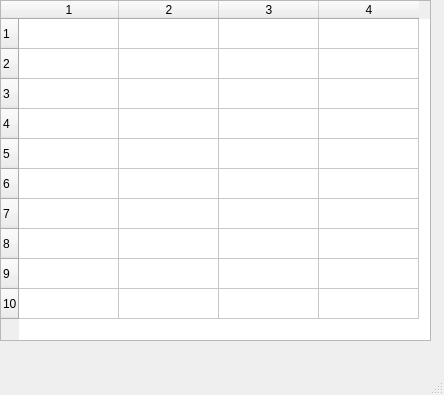
<?xml version="1.0" encoding="UTF-8"?>
<ui version="4.0">
 <class>MainWindow</class>
 <widget class="QMainWindow" name="MainWindow">
  <property name="geometry">
   <rect>
    <x>0</x>
    <y>0</y>
    <width>444</width>
    <height>395</height>
   </rect>
  </property>
  <property name="windowTitle">
   <string>CountTimer</string>
  </property>
  <widget class="QWidget" name="centralwidget">
   <widget class="QTableWidget" name="tableWidget">
    <property name="geometry">
     <rect>
      <x>0</x>
      <y>0</y>
      <width>431</width>
      <height>341</height>
     </rect>
    </property>
    <property name="rowCount">
     <number>10</number>
    </property>
    <property name="columnCount">
     <number>4</number>
    </property>
    <row/>
    <row/>
    <row/>
    <row/>
    <row/>
    <row/>
    <row/>
    <row/>
    <row/>
    <row/>
    <column/>
    <column/>
    <column/>
    <column/>
   </widget>
  </widget>
  <widget class="QMenuBar" name="menubar">
   <property name="geometry">
    <rect>
     <x>0</x>
     <y>0</y>
     <width>444</width>
     <height>23</height>
    </rect>
   </property>
  </widget>
  <widget class="QStatusBar" name="statusbar"/>
 </widget>
 <resources/>
 <connections/>
</ui>
